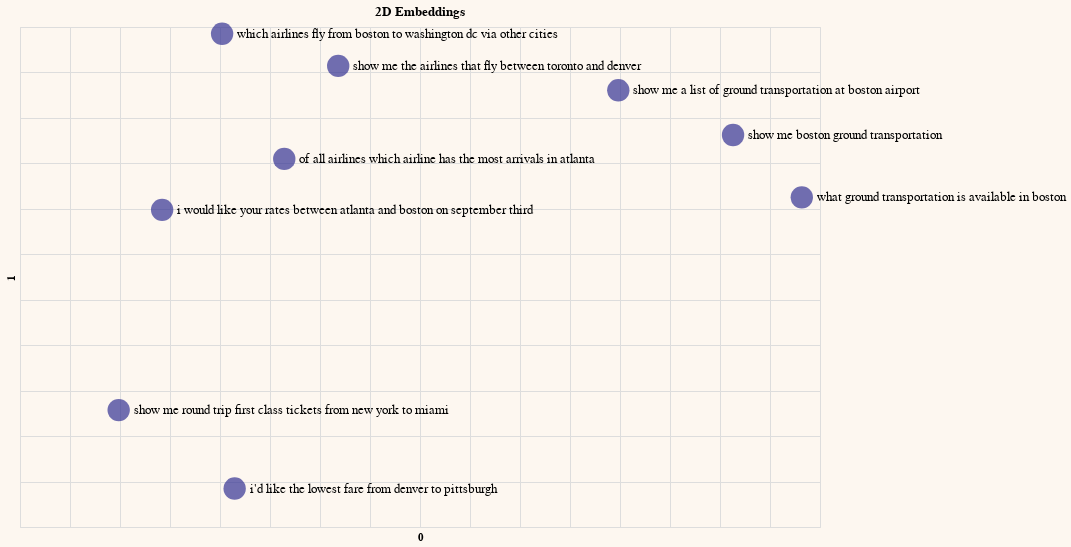

Notebook code for this chart:
### Code cell
# Reduce embeddings to 2 principal components to aid visualization
embeds_pc2 = get_pc(embeds,2)

# Add the principal components to dataframe
df_pc2 = pd.concat([df, pd.DataFrame(embeds_pc2)], axis=1)

# Plot the 2D embeddings on a chart
df_pc2.columns = df_pc2.columns.astype(str)
generate_chart(df_pc2.iloc[:sample],'0','1',title='2D Embeddings')

### Figure 1 — Vega-Lite specification as saved in the notebook (floating-point values rounded to 4 significant figures; data arrays with more than 128 entries replaced by an {"elided": "..."} marker saying what was removed)
{"config": {"view": {"continuousWidth": 400, "continuousHeight": 300}, "background": "#FDF7F0", "legend": {"labelFontSize": 18, "orient": "bottom", "titleFontSize": 18}}, "layer": [{"mark": {"type": "circle", "size": 500}, "encoding": {"color": {"value": "#333293"}, "tooltip": [{"field": "query", "type": "nominal"}], "x": {"axis": {"domain": false, "labels": false, "ticks": false}, "field": "0", "scale": {"zero": false}, "type": "quantitative"}, "y": {"axis": {"domain": false, "labels": false, "ticks": false}, "field": "1", "scale": {"zero": false}, "type": "quantitative"}}}, {"mark": {"type": "text", "align": "left", "baseline": "middle", "color": "black", "dx": 15, "size": 13}, "encoding": {"color": {"value": "black"}, "text": {"field": "query", "type": "nominal"}, "tooltip": [{"field": "query", "type": "nominal"}], "x": {"axis": {"domain": false, "labels": false, "ticks": false}, "field": "0", "scale": {"zero": false}, "type": "quantitative"}, "y": {"axis": {"domain": false, "labels": false, "ticks": false}, "field": "1", "scale": {"zero": false}, "type": "quantitative"}}}], "data": {"name": "data-4aada5f413ea03d436337f07bd39a944"}, "height": 500, "title": "2D Embeddings", "width": 800, "$schema": "https://vega.github.io/schema/vega-lite/v4.17.0.json", "datasets": {"data-4aada5f413ea03d436337f07bd39a944": [{"query": " which airlines fly from boston to washington dc via other cities", "query_embeds": {"elided": "1024 float values"}, "0": -0.0979, "1": 0.2925}, {"query": " show me the airlines that fly between toronto and denver", "query_embeds": {"elided": "1024 float values"}, "0": 0.01821, "1": 0.2572}, {"query": " show me round trip first class tickets from new york to miami", "query_embeds": {"elided": "1024 float values"}, "0": -0.2013, "1": -0.1214}, {"query": " i'd like the lowest fare from denver to pittsburgh", "query_embeds": {"elided": "1024 float values"}, "0": -0.08535, "1": -0.2077}, {"query": " show me a list of ground transportation at boston airport", "query_embeds": {"elided": "1024 float values"}, "0": 0.2983, "1": 0.2304}, {"query": " show me boston ground transportation", "query_embeds": {"elided": "1024 float values"}, "0": 0.4131, "1": 0.1812}, {"query": " of all airlines which airline has the most arrivals in atlanta", "query_embeds": {"elided": "1024 float values"}, "0": -0.03574, "1": 0.1549}, {"query": " what ground transportation is available in boston", "query_embeds": {"elided": "1024 float values"}, "0": 0.4818, "1": 0.1126}, {"query": " i would like your rates between atlanta and boston on september third", "query_embeds": {"elided": "1024 float values"}, "0": -0.1579, "1": 0.09888}]}}
